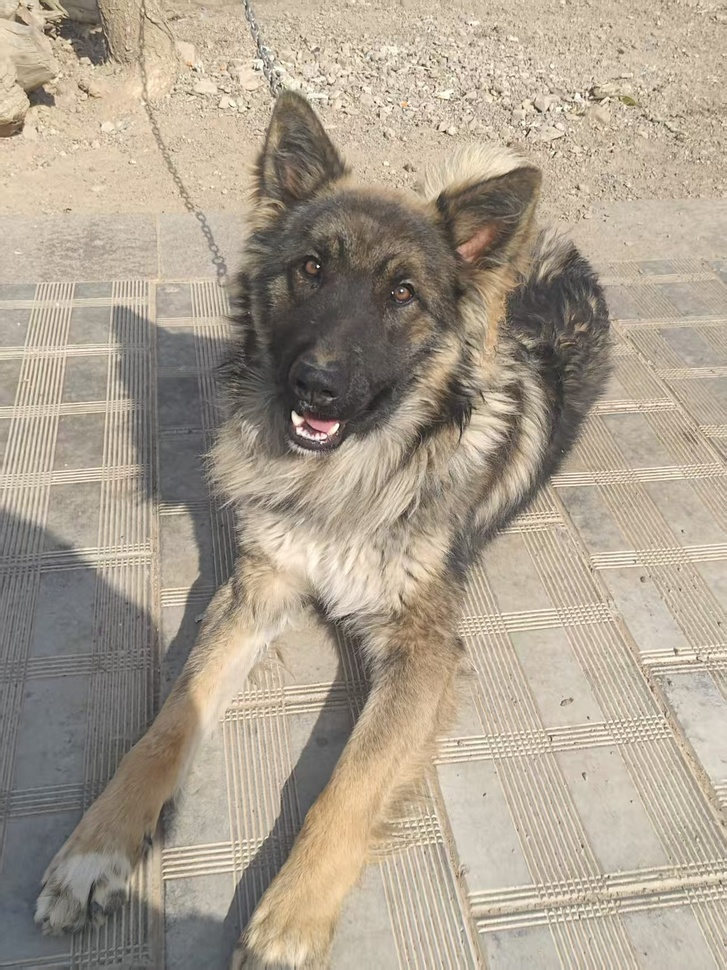
//> input picture 实验二/test_image.jpg, 727 x 970 px, shrunk from 1279 x 1706 before the run
$ ./main   (built with g++ and OpenCV 4)
//> lines starting //> are read from the running program, lines starting //| are printed output that depends on the picture
#include <opencv2/opencv.hpp>
#include <iostream>
#include <string>

using namespace cv;
using namespace std;

string matTypeToString(int type) {
    uchar depth = type & CV_MAT_DEPTH_MASK;
    uchar chans = 1 + (type >> CV_CN_SHIFT);

    string r;
    switch (depth) {
        case CV_8U:  r = "CV_8U"; break;
        case CV_8S:  r = "CV_8S"; break;
        case CV_16U: r = "CV_16U"; break;
        case CV_16S: r = "CV_16S"; break;
        case CV_32S: r = "CV_32S"; break;
        case CV_32F: r = "CV_32F"; break;
        case CV_64F: r = "CV_64F"; break;
        default:     r = "USER"; break;
    }
    r += "C";
    r += (chans+'0');
    return r;
}

int main() {
    // 绝对路径，100% 可读
    string img_path = "/home/hql/cv-course/experiment2/test_image.jpg";
    Mat src_img = imread(img_path, IMREAD_COLOR);
//> src_img is the input picture: 970 rows x 727 cols, CV_8UC3; mean B, G, R 143.2, 159.4, 170.8

    if (src_img.empty()) {
        cerr << "错误：无法读取图片，请检查路径/文件是否存在！" << endl;
        // 打印当前目录，方便调试
        system("pwd");
        return -1;
    }

    cout << "===== 图像基本信息 =====" << endl;
    cout << "宽度 (cols): " << src_img.cols << endl;
//| 宽度 (cols): 727
    cout << "高度 (rows): " << src_img.rows << endl;
//| 高度 (rows): 970
    cout << "通道数: " << src_img.channels() << endl;
//| 通道数: 3
    cout << "像素类型: " << matTypeToString(src_img.type()) << endl;
//| 像素类型: CV_8UC3

    namedWindow("Original Image", WINDOW_NORMAL);
    imshow("Original Image", src_img);
    waitKey(0);
    destroyAllWindows();

    Mat gray_img;
    cvtColor(src_img, gray_img, COLOR_BGR2GRAY);
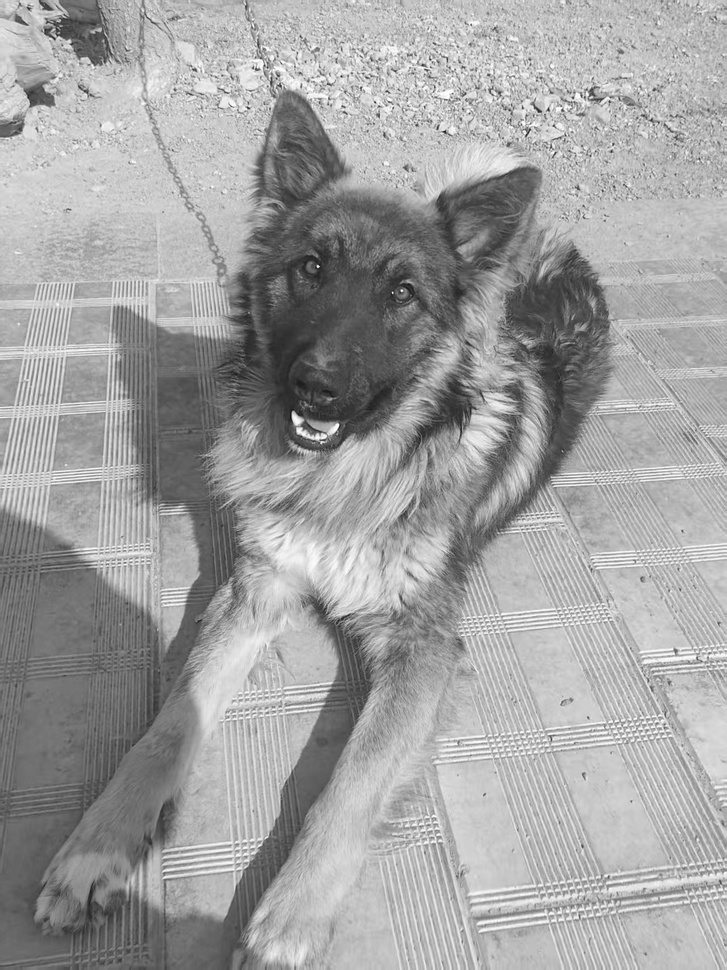
//> gray_img: 970 rows x 727 cols, CV_8UC1; min 17, max 254, mean 160.9

    namedWindow("Grayscale Image", WINDOW_NORMAL);
    imshow("Grayscale Image", gray_img);
    waitKey(0);
    destroyAllWindows();

    string gray_path = "/home/hql/cv-course/experiment2/gray_test.jpg";
    imwrite(gray_path, gray_img);
    cout << "灰度图已保存至: " << gray_path << endl;

    int cx = src_img.cols / 2, cy = src_img.rows / 2;
//> cx = 363; cy = 485
    Vec3b pixel = src_img.at<Vec3b>(cy, cx);
//> pixel = [154, 173, 186]
    cout << "\n===== 中心像素 (BGR) =====" << endl;
    cout << "B: " << (int)pixel[0] << " G: " << (int)pixel[1] << " R: " << (int)pixel[2] << endl;
//| B: 154 G: 173 R: 186

    Mat crop = src_img(Rect(0, 0, 200, 200));
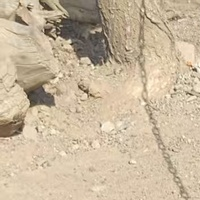
//> crop: 200 rows x 200 cols, CV_8UC3; mean B, G, R 158.1, 183.7, 201
    string crop_path = "/home/hql/cv-course/experiment2/crop_test.jpg";
    imwrite(crop_path, crop);
    cout << "裁剪图已保存至: " << crop_path << endl;

    namedWindow("Cropped Image", WINDOW_NORMAL);
    imshow("Cropped Image", crop);
    waitKey(0);
    destroyAllWindows();

    cout << "\n所有任务执行完成！" << endl;
    return 0;
}
